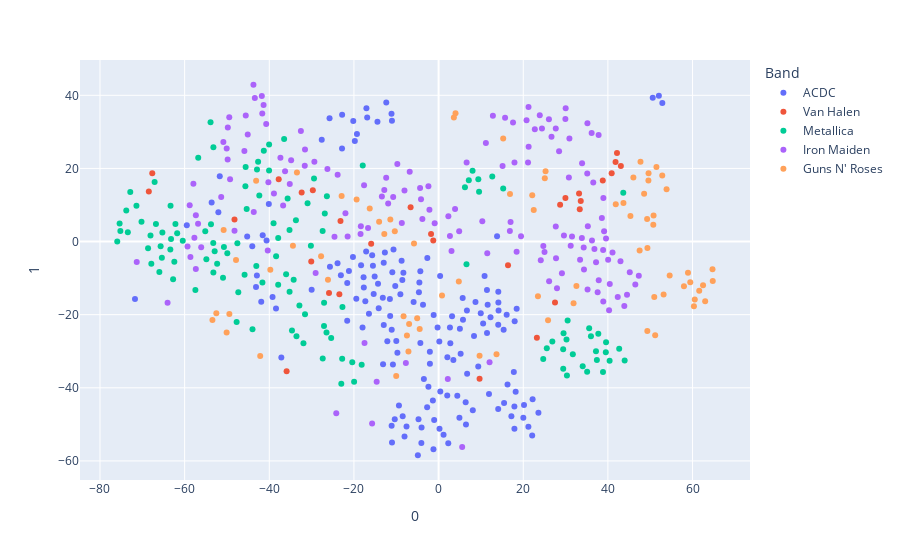

The cell this chart's notebook holds for it:
### Code cell
import plotly.express as px


fig = px.scatter(
    X_2d, x=0, y=1,
    color=df[label], labels={'color': 'Band'},
)
fig.show()
